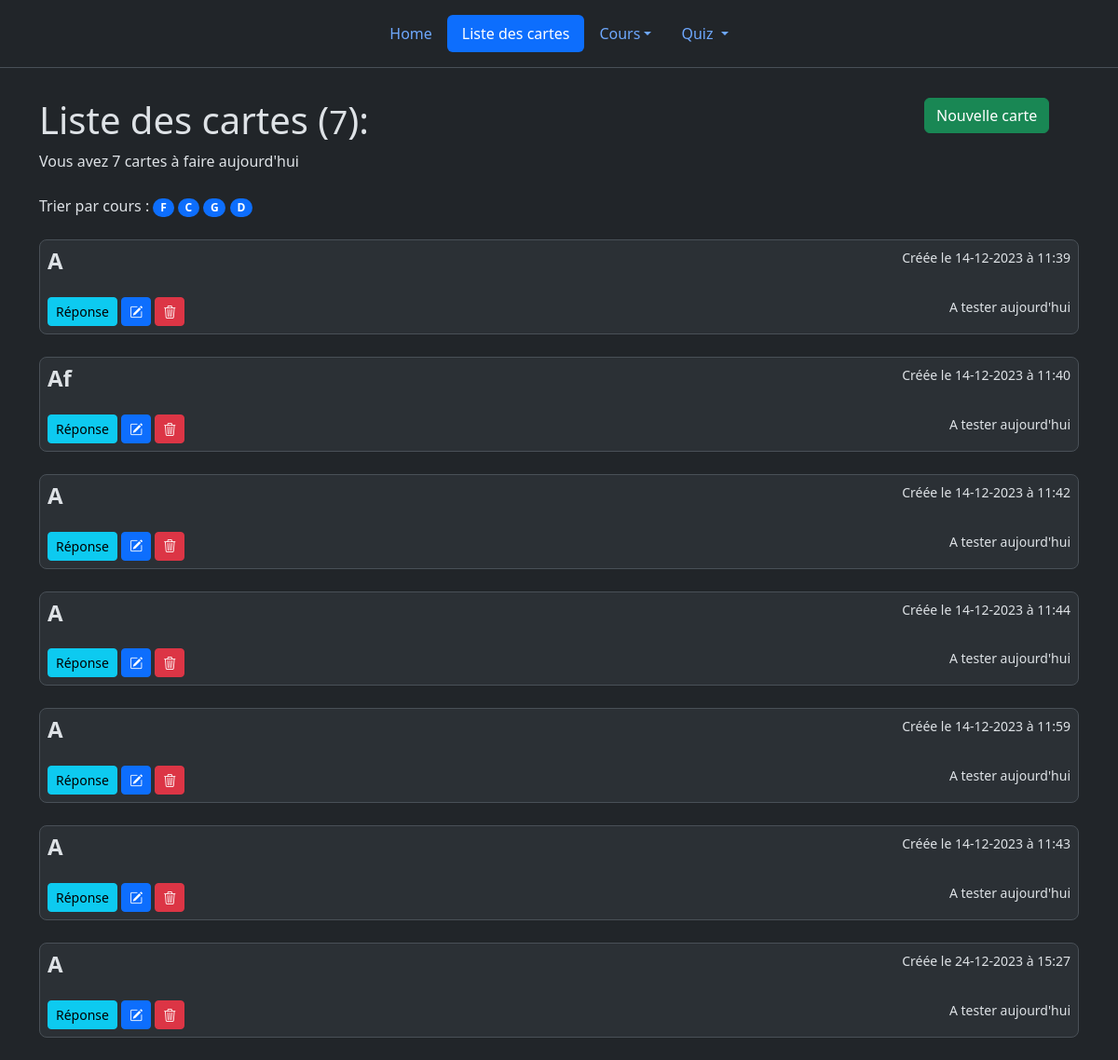
The page /carte on the database as committed earlier.
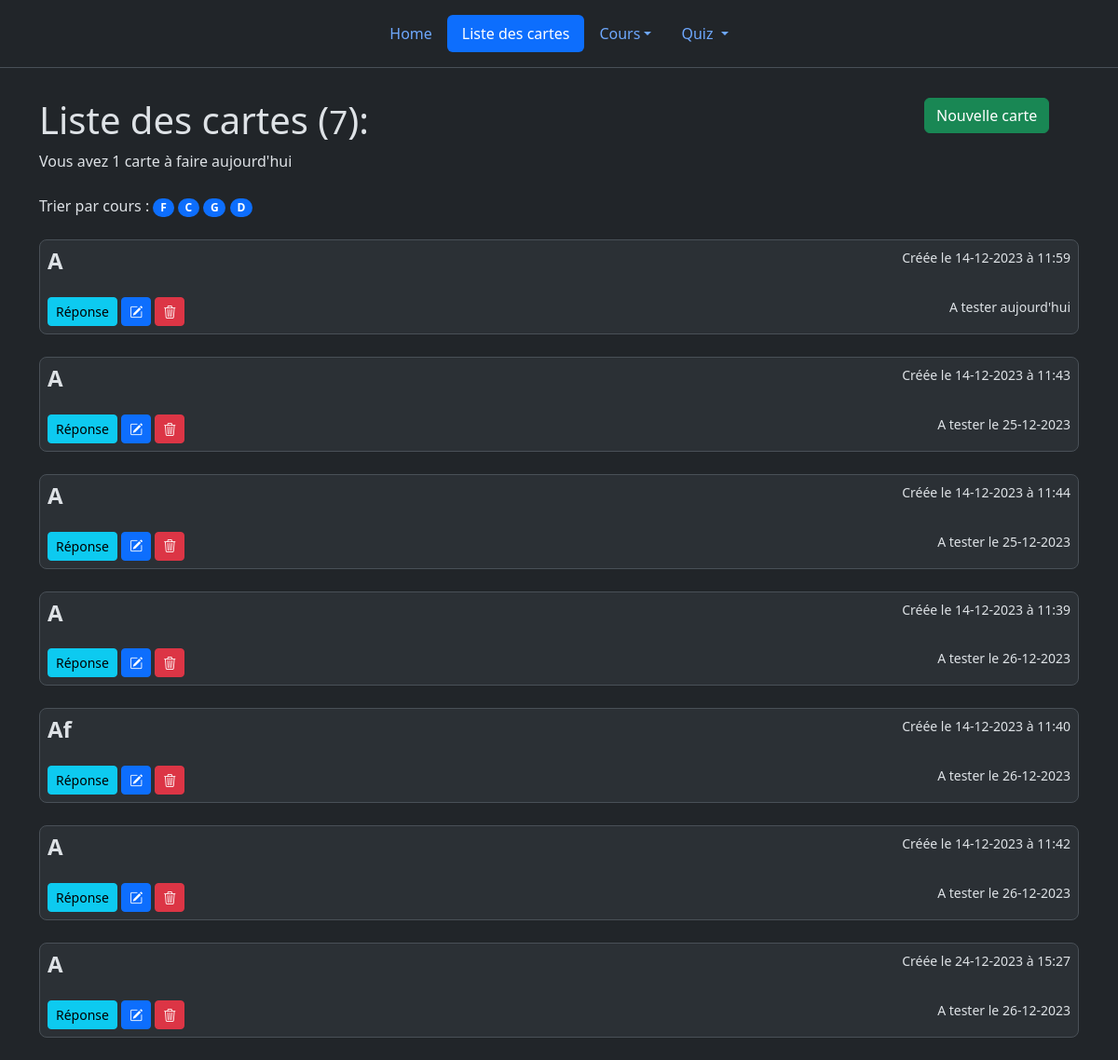
The same page on the database as committed later.
### app.py (models this page shows, shortened)
class Cards(db.Model):
	id = db.Column(db.Integer, primary_key=True)
	course = db.Column(db.String(50), nullable=False)
	question = db.Column(db.Text, nullable=False)
	answer = db.Column(db.Text, nullable=False)
	date_created = db.Column(db.DateTime, nullable=False, default=datetime.now)
	interval = db.Column(db.Integer, nullable=False, default=1)
	date_rev = db.Column(db.DateTime, nullable=False, default=datetime.now)
	last_rev = db.Column(db.DateTime, nullable=False, default=datetime.now)

### app.py (the view)
@app.route("/carte", methods=['GET', 'POST'])
def cards():
    all_cards = Cards.query.order_by(Cards.date_rev.asc()).all()
    todo = Cards.query.filter((datetime.now().date() + timedelta(days=1)) > Cards.date_rev).order_by(Cards.date_rev.asc()).all()
    return custom_render_template("posts.html", cards=all_cards, todo=todo)

### app.py (called while the page is built)
def custom_render_template(template_name_or_list, **kwargs):
    common_variables = {
        'courselist': Cards.query.with_entities(Cards.course),
        'hour': datetime.now().replace(hour=19, minute=0, second=0),
        'now': datetime.now(),
        'today': datetime.now().date(),
        'tomorrow': datetime.now().date() + timedelta(days=1)
    }
    kwargs.update(common_variables)
    return render_template(template_name_or_list, **kwargs)

### templates/posts.html (shortened to what this page needs)
{% extends 'base.html' %}
{% set active_page = "cards" %}
{% block body %}
	<div class="row mt-2">
		<div class="col-10">
		    <br><h1>Liste des cartes (<small>{{ cards|list|count }}</small>):</h1>
		</div>
		<div class="col-2">
    		<br><a class="btn btn-success" href="/carte/new">Nouvelle carte</a>
		</div>
	</div>
<span> {%  if todo|list|count == 0 %}Vous n'avez pas de carte {% else %} Vous avez {{ todo|list|count }} carte{{ "s" if todo|list|count > 1}}{% endif %} à faire aujourd'hui</span><br>
    <br>
    {% if cards %}
Trier par cours :
			{% for course in courselist|unique %}
			<a style="text-decoration:none" class="badge text-bg-primary rounded-pill" href="/cours/{{ course['course'] }}">{{ course['course'] }}</a>
			{% endfor %}
			<br>
			<br>
    {% for card in cards %}
    	<div class="bg-body-tertiary border rounded-3 p-2"
    	><small style="float:right;" >Créée le {{ card['date_created'].strftime('%d-%m-%Y à %H:%M')}}</small>
	        <h4 class="fw-bold mb-0">{{ card['question'] }}</h4>
			  <br>
			  <small style="float:right;" > A tester {% if card.date_rev.date() > today %} le  {{ card.date_rev.strftime('%d-%m-%Y')}} {% elif card.date_rev.date() <= today %} aujourd'hui {% endif %} </small>
			  <a class="btn btn-info btn-sm" id ="buttonans{{ card['id'] }}" onclick="actionQR('{{ card['id'] }}');">Réponse</a>
			  <a class="btn btn-primary btn-sm" href="/carte/edit/{{ card['id'] }}"><i class="bi bi-pencil-square"></i></a>
	        <a class="btn btn-danger btn-sm" href="/carte/delete/{{ card['id'] }}"><i class="bi bi-trash3"></i></a>
	    </div>
	    <br>
    {% endfor %}
    {% else %}
    <b> Vous n'avez pas encore de carte ! </b>
    {% endif %}
{% endblock %}

### templates/base.html (shortened to what this page needs)
<!DOCTYPE html>
<html lang="fr" data-bs-theme={% if hour > now %}"dark"{% else %}"light"{% endif %} >
	<head>
		<link rel="stylesheet" href="https://cdn.jsdelivr.net/npm/bootstrap-icons@1.11.2/font/bootstrap-icons.min.css">
		<link href="https://cdn.jsdelivr.net/npm/bootstrap@5.3.2/dist/css/bootstrap.min.css" rel="stylesheet">
	</head>
	<body style="height: 100vh;">
		<header class="d-flex justify-content-center py-3 border-bottom">
      <ul class="nav nav-pills">
        <li class="nav-item"><a href="/" class="nav-link {{ 'active' if active_page == 'index' else '' }}">Home</a></li>
        <li class="nav-item"><a href="/carte" class="nav-link {{ 'active' if active_page == 'cards' else '' }}">Liste des cartes</a></li>
        <li class="nav-item dropdown"><a class="nav-link dropdown-toggle {{ 'active' if active_page == 'Rev' else '' }}" href="#" data-bs-toggle="dropdown" aria-expanded="false">{{ currentc if active_page == 'Rev' else 'Cours' }}</a>
            </li>
        <li class="nav-item dropdown"><a href="#" data-bs-toggle="dropdown" aria-expanded="false" class="nav-link dropdown-toggle {{ 'active' if active_page == 'Quiz' else '' }}">Quiz </a>
            </li>
      </ul>
    	</header>
		<div class="container">
			{% block body %} {% endblock %}
		</div>
	</body>
</html>

Rows that differ between the two databases and show on the page:
changed Cards (number 1 of 7 on the later page): moves up the list
changed Cards (number 2 of 7 on the later page): date_rev (not shown) → "25-12-2023"; date_rev "aujourd'hui" → "le"; moves up the list
changed Cards (number 3 of 7 on the later page): date_rev (not shown) → "25-12-2023"; date_rev "aujourd'hui" → "le"; moves up the list
changed Cards (number 4 of 7 on the later page): date_rev (not shown) → "26-12-2023"; date_rev "aujourd'hui" → "le"
changed Cards "Af": date_rev (not shown) → "26-12-2023"; date_rev "aujourd'hui" → "le"
changed Cards (number 6 of 7 on the later page): date_rev (not shown) → "26-12-2023"; date_rev "aujourd'hui" → "le"
changed Cards (number 7 of 7 on the later page): date_rev (not shown) → "26-12-2023"; date_rev "aujourd'hui" → "le"
Other text that changed with them:
{{ todo|list|count }}: "7" → "1"
{{ "s" if todo|list|count > 1 }}: "s" → (not shown)
